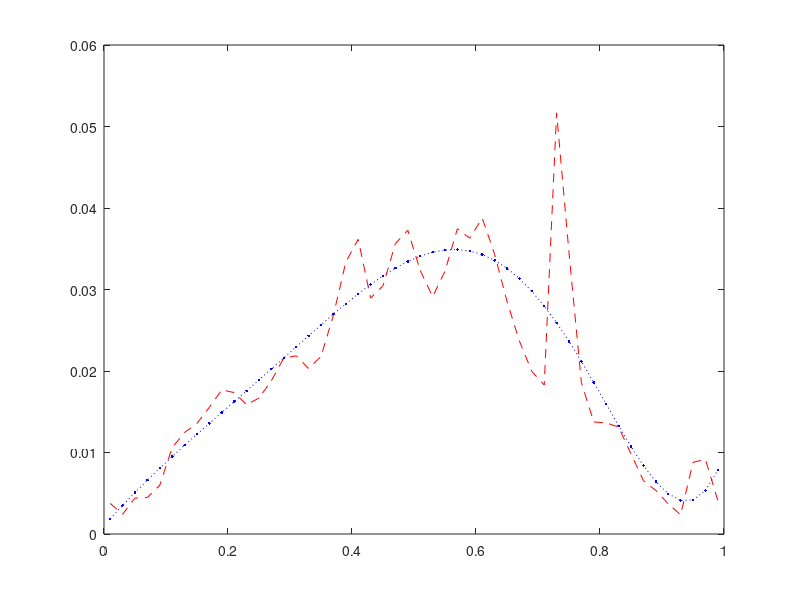

The MATLAB source for this figure: (Note: this script raises an error after producing the figure.)
clc;
clear;

%data = [1722, 1108, 2021, 2061, 2749, 4864, 5714, 6224, 7138, 8106, 7959, 7275, 7651, 8634, 9905, 10025, 9314, 9993, 12307, 15302, 16584, 13277, 13971, 16346, 17095, 14830, 13355, 14791, 17180, 16645, 17783, 15747, 13090, 10858, 9149, 8383, 23699, 15826, 8511, 6305, 6256, 6015, 4508, 3004, 2449, 1702, 1080, 4034, 4203, 1890];
data = [0.003754595127311736, 0.0024158486649601646, 0.00440652540783799, 0.00449374016108565, 0.005993833916945391, 0.01060531399491538, 0.012458627501428142, 0.013570615605335798, 0.015563472717044816, 0.017674069745638173, 0.017353555527453025, 0.015862183246918047, 0.016682001927446045, 0.018825304488507277, 0.021596553272951652, 0.02185819753269463, 0.020307955293717487, 0.021788425730096504, 0.0268337992054736, 0.03336400385489209, 0.03615923669647958, 0.02894875697172934, 0.03046193294057623, 0.035640308914656006, 0.037273405169218427, 0.03233486976656971, 0.029118825740562272, 0.032249835382153244, 0.0374587365198697, 0.036292239195182256, 0.03877349892507816, 0.03433426798477231, 0.02854102800029653, 0.023674444769077138, 0.01994819443657089, 0.018278031911878212, 0.05167256093040699, 0.03450651712243643, 0.01855711912227072, 0.013747225480662309, 0.013640387407933927, 0.013114918519616778, 0.009829102691011211, 0.006549827968899219, 0.005339723267587945, 0.003710987750687906, 0.002354798337686803, 0.008795607865026448, 0.00916409019749781, 0.004120897090951906];
%data = [0.004003785714597244, 0.006420013694866169, 0.010827230976566078, 0.015321676705207102, 0.02131645172123533, 0.031923430869275085, 0.04438401451481357, 0.05795676085885129, 0.07352267721549352, 0.09119952198811077, 0.10855580221821941, 0.12442047600563495, 0.141105097194297, 0.15993335746653697, 0.18153330164033094, 0.20339493115494825, 0.22370607502518722, 0.24549792178225163, 0.27233593419485963, 0.3057051765721837, 0.3418700906739706, 0.3708233929249007, 0.4012901087302591, 0.43693601357274636, 0.47421527108420597, 0.5065552177876249, 0.5356786155100901, 0.5679335144777414, 0.605398132438951, 0.6416960699223231, 0.6804756567211699, 0.7148153155707139, 0.7433608248321942, 0.7670389867543603, 0.7869903132809671, 0.8052712150486516, 0.8569518891500896, 0.8914638241823424, 0.9100238569802384, 0.9237732409293319, 0.9374157700309225, 0.9505327477396929, 0.9603633937099567, 0.9669142500752346, 0.9722548117392044, 0.9759663821565489, 0.9783215502239591, 0.9871185390979706, 0.9962840681603085, 1.0];
%index = (0:length(data)-1)/length(data);
index = (1:2:99) / 100;

coffice = polyfit(index, data, 6)

PolyVal = polyval(coffice, index);

plot(index, data, 'red--')
hold on

plot(index, PolyVal, 'b:.')
hold on

%legend('data','PolyVal')

%syms x_sys x_min x_max;

%f0 = max(x_min, min(x_max, 13.2794*x_sys^6+(-34.8147)*x_sys^5+31.3319*x_sys^4+(-12.9506)*x_sys^3+4.2219*x_sys^2+(-0.0689)*x_sys^1+0.0040));
%f0 = -2.7334*x_sys^3+4.1520*x_sys^2+(-0.4599)*x_sys^1+0.0295;

%f1 = abs(6*13.2794*x_sys^5+5*(-34.8147)*x_sys^4+4*31.3319*x_sys^3+3*(-12.9506)*x_sys^2+2*4.2219*x_sys^1+(-0.0689));
%f = abs((-0.0570)*x_sys^3+(-0.0533)*x_sys^2+(0.1070)*x_sys^1+(-0.0015));
%c_f0 = int(f1, x_sys, 0, 1);
%c_f1 = 0.0201;
%delta = 0.0100000000000000
%tmp0 = (f * delta) / c_f1;
%tmp1 = int(tmp0, x_sys, 0, 1);
syms x_sys;
f0 = 1.2444*x_sys^6+(-2.2477)*x_sys^5+1.0243*x_sys^4+(-0.0088)*x_sys^3+(-0.0897)*x_sys^2+0.0862*x_sys^1+0.0010;

double(subs(f0, x_sys, 0))
double(subs(f0, x_sys, 0.5))
double(subs(f0, x_sys, 1))
c_f0 = int(f0, x_sys, 0, 1);
double(c_f0)
%double(subs(f1, x_sys, 0))
%double(subs(f1, x_sys, 0.5))
%double(subs(f1, x_sys, 1))
%double(c_f0)

%double(c_f1)
%double(subs(tmp0, x_sys, 0.5))
%double(subs(tmp1))
